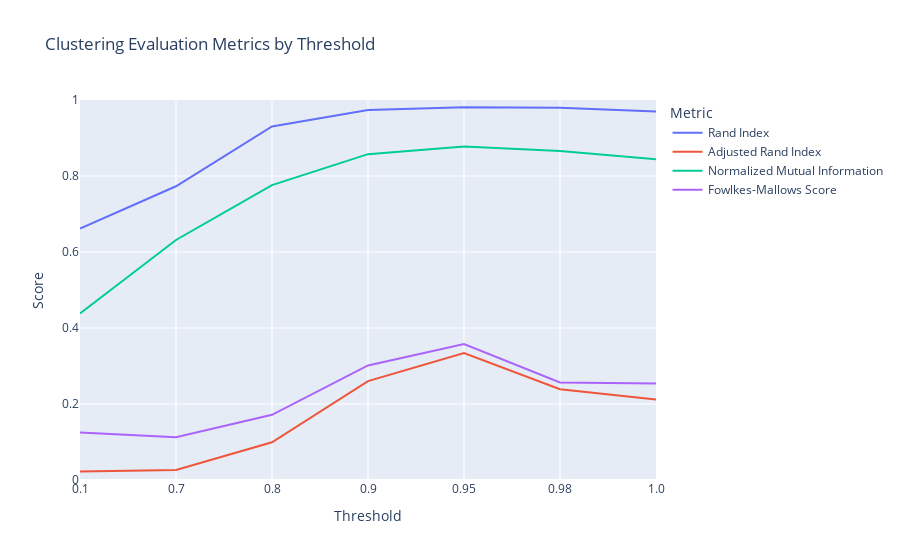

Write notebook code for a chart like this one.
### Code cell
# Plot with plotly
import plotly.express as px
import plotly.graph_objects as go

# Create a DataFrame for plotting
plot_df = results_df.reset_index().melt(id_vars='index', var_name='Threshold', value_name='Score')

# Create a line plot
fig = px.line(plot_df, x='Threshold', y='Score', color='index', 
              title='Clustering Evaluation Metrics by Threshold',
              labels={'index': 'Metric', 'Score': 'Score'},
              range_y=[0, 1])
# Show the plot
fig.show()

### Figure 1 — Plotly figure (JSON) as saved in the notebook; plotly's stock layout.template omitted (floating-point values rounded to 4 significant figures)
{"data": [{"hovertemplate": "Metric=Rand Index<br>Threshold=%{x}<br>Score=%{y}<extra></extra>", "legendgroup": "Rand Index", "line": {"color": "#636efa", "dash": "solid"}, "marker": {"symbol": "circle"}, "mode": "lines", "name": "Rand Index", "orientation": "v", "showlegend": true, "type": "scatter", "x": ["0.1", "0.7", "0.8", "0.9", "0.95", "0.98", "1.0"], "xaxis": "x", "y": [0.6617, 0.773, 0.9304, 0.9736, 0.9812, 0.9795, 0.9698], "yaxis": "y"}, {"hovertemplate": "Metric=Adjusted Rand Index<br>Threshold=%{x}<br>Score=%{y}<extra></extra>", "legendgroup": "Adjusted Rand Index", "line": {"color": "#EF553B", "dash": "solid"}, "marker": {"symbol": "circle"}, "mode": "lines", "name": "Adjusted Rand Index", "orientation": "v", "showlegend": true, "type": "scatter", "x": ["0.1", "0.7", "0.8", "0.9", "0.95", "0.98", "1.0"], "xaxis": "x", "y": [0.02253, 0.02663, 0.09922, 0.2602, 0.3341, 0.2388, 0.2116], "yaxis": "y"}, {"hovertemplate": "Metric=Normalized Mutual Information<br>Threshold=%{x}<br>Score=%{y}<extra></extra>", "legendgroup": "Normalized Mutual Information", "line": {"color": "#00cc96", "dash": "solid"}, "marker": {"symbol": "circle"}, "mode": "lines", "name": "Normalized Mutual Information", "orientation": "v", "showlegend": true, "type": "scatter", "x": ["0.1", "0.7", "0.8", "0.9", "0.95", "0.98", "1.0"], "xaxis": "x", "y": [0.4383, 0.6316, 0.7761, 0.8575, 0.878, 0.8659, 0.8442], "yaxis": "y"}, {"hovertemplate": "Metric=Fowlkes-Mallows Score<br>Threshold=%{x}<br>Score=%{y}<extra></extra>", "legendgroup": "Fowlkes-Mallows Score", "line": {"color": "#ab63fa", "dash": "solid"}, "marker": {"symbol": "circle"}, "mode": "lines", "name": "Fowlkes-Mallows Score", "orientation": "v", "showlegend": true, "type": "scatter", "x": ["0.1", "0.7", "0.8", "0.9", "0.95", "0.98", "1.0"], "xaxis": "x", "y": [0.1251, 0.1126, 0.1715, 0.3015, 0.3578, 0.2569, 0.2539], "yaxis": "y"}], "layout": {"legend": {"title": {"text": "Metric"}, "tracegroupgap": 0}, "title": {"text": "Clustering Evaluation Metrics by Threshold"}, "xaxis": {"anchor": "y", "domain": [0, 1], "title": {"text": "Threshold"}}, "yaxis": {"anchor": "x", "domain": [0, 1], "range": [0, 1], "title": {"text": "Score"}}}}
